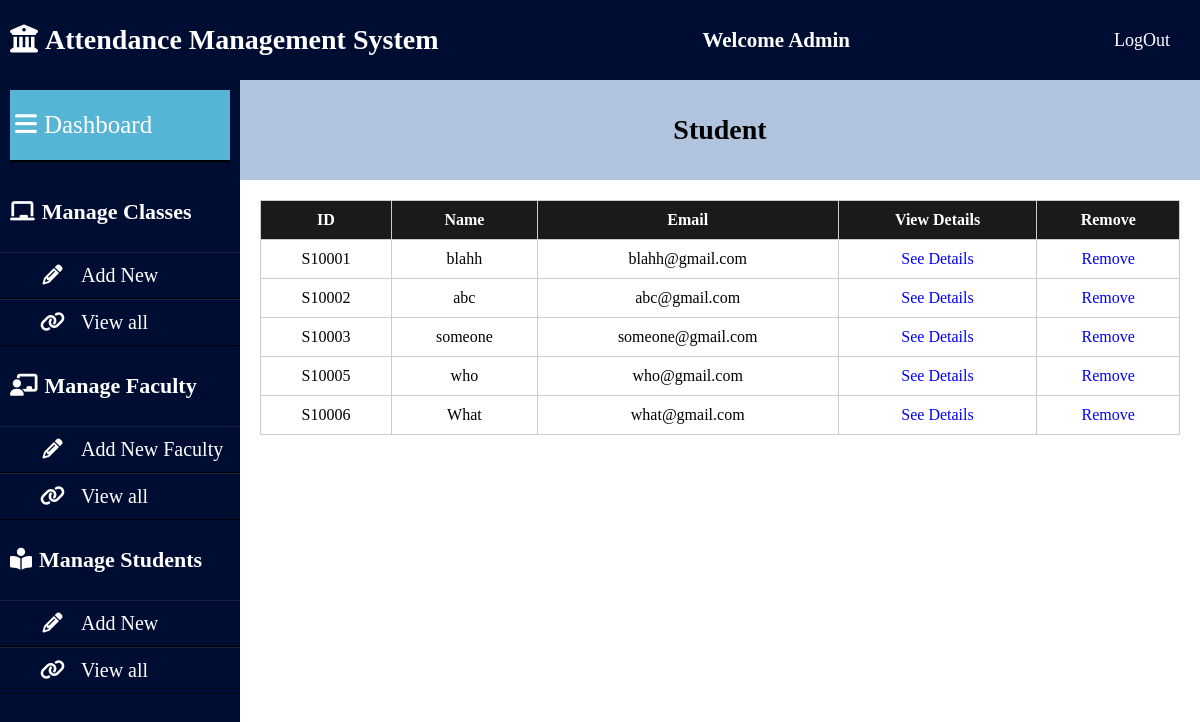
Before: /viewstudent (signed in) with the older database file.
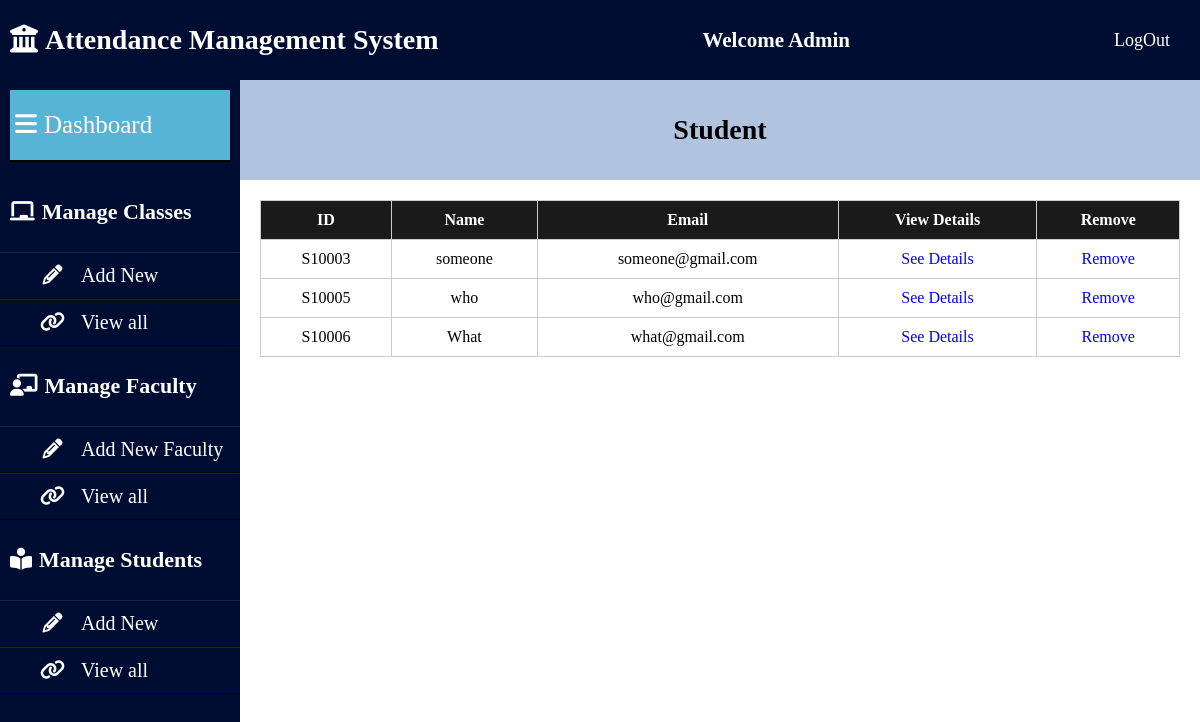
After: the same page with the newer database file.
### AMS_APP/models.py (models this page shows, shortened)
class Student(models.Model):
    student_id=models.CharField(max_length=15)
    student_name=models.CharField(max_length=30)
    email_id=models.CharField(max_length=30)
    password=models.CharField(max_length=30)
    class1=models.CharField(max_length=20,default='')
    class1_att=models.CharField(max_length=100,default='')
    class2=models.CharField(max_length=20,default='')
    class2_att=models.CharField(max_length=100,default='')
    class3=models.CharField(max_length=20,default='')
    class3_att=models.CharField(max_length=100,default='')
    class4=models.CharField(max_length=20,default='')
    class4_att=models.CharField(max_length=100,default='')
    class5=models.CharField(max_length=20,default='')
    class5_att=models.CharField(max_length=100,default='')
    class6=models.CharField(max_length=20,default='')
    class6_att=models.CharField(max_length=100,default='')
    class7=models.CharField(max_length=20,default='')
    class7_att=models.CharField(max_length=100,default='')
    class8=models.CharField(max_length=20,default='')
    class8_att=models.CharField(max_length=100,default='')

### AMS_APP/views.py (the view)
# urls.py: path('viewstudent', views.viewstudent, name='viewstudent'),
def viewstudent(request):
    if request.user.is_anonymous:
        return redirect("/")
    student_list=(Student.objects.all())
    return render(request, 'viewstudent.html',
                  {'student_list':student_list})

### template/viewstudent.html (shortened to what this page needs)
{% load static %}
<!DOCTYPE html>
<html lang="en">
<head>
    <link rel="stylesheet" href="https://cdnjs.cloudflare.com/ajax/libs/font-awesome/6.4.0/css/all.min.css">
    <link rel="stylesheet" type="text/css" href="{% static 'css/admindashboard.css'%}">
</head>
<body>
    <header class="mainheader">
        <h1><i class="fas fa-university"></i>Attendance Management System</h1>
        <h2>Welcome Admin</h2>
        <a href="/logoutuser" class="btn">LogOut</a>
    </header>
    <aside>
        <header>
            <a href="/AdminDashboard">
                <i class="fas fa-bars"></i>Dashboard
            </a>
        </header>
        <ul>
            <li><h4><i class="fas fa-chalkboard"></i>Manage Classes</h4></li>
            <ul>
                <li><a href="/courseadd"><i class="fa fa-pencil fa-fw"></i>Add New</a></li>
                <li><a href="/viewclass"><i class="fa fa-link"></i>View all</a></li>
            </ul>
        </ul>
        <ul>
            <li><h4><i class="fas fa-chalkboard-teacher"></i>Manage Faculty</h4></li>
            <ul>
                <li><a href="/teacher"><i class="fa fa-pencil fa-fw"></i>Add New Faculty</a></li>
                <li><a href="/viewfaculty"><i class="fa fa-link"></i>View all</a></li>
            </ul>
        </ul>
        <ul>
            <li><h4><i class="fas fa-book-reader" aria-hidden="true"></i>Manage Students</h4></li>
            <ul>
                <li><a href="/addnewstudent"><i class="fa fa-pencil fa-fw"></i>Add New</a></li>
                <li><a href="/viewstudent"><i class="fa fa-link"></i>View all</a></li>
            </ul>
        </ul>
    </aside>
    <div class="content-container">
        <header id="topic">
            <h1>Student</h1>
        </header>
        <main>
            <table id="student-table">
                <thead>
                    <tr>
                        <th>ID</th>
                        <th>Name</th>
                        <th>Email</th>
                        <th>View Details</th>
                        <th>Remove</th>
                    </tr>
                </thead>
                <tbody>
                    {% for q in student_list %}
						  <tr>
							<td>{{q.student_id}}</td>
							<td>{{q.student_name}}</td>
							<td>{{q.email_id}}</td>
							<td><a href="/student_mgmt/?student_id={{ q.student_id }}">See Details</a></td>
                            <td><a href="/removestudent/?student_id={{ q.student_id }}">Remove</a></td>
						  </tr>
						  {% endfor %}
                </tbody>
            </table>
        </main>
    </div>
</body>
</html>

Changed rows visible on the page:
removed Student: student_id "S10001", student_name "blahh", email_id "blahh@gmail.com"
removed Student: student_id "S10002", student_name "abc", email_id "abc@gmail.com"
